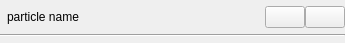
<?xml version="1.0" encoding="UTF-8"?>
<ui version="4.0">
 <class>hierarchylistitem</class>
 <widget class="QWidget" name="hierarchylistitem">
  <property name="geometry">
   <rect>
    <x>0</x>
    <y>0</y>
    <width>345</width>
    <height>43</height>
   </rect>
  </property>
  <property name="windowTitle">
   <string>Form</string>
  </property>
  <layout class="QVBoxLayout" name="verticalLayout">
   <property name="spacing">
    <number>0</number>
   </property>
   <property name="leftMargin">
    <number>0</number>
   </property>
   <property name="topMargin">
    <number>0</number>
   </property>
   <property name="rightMargin">
    <number>0</number>
   </property>
   <property name="bottomMargin">
    <number>0</number>
   </property>
   <item>
    <layout class="QHBoxLayout" name="horizontalLayout">
     <item>
      <widget class="QLabel" name="label">
       <property name="maximumSize">
        <size>
         <width>30</width>
         <height>30</height>
        </size>
       </property>
       <property name="text">
        <string/>
       </property>
       <property name="pixmap">
        <pixmap resource="../../res.qrc">:/img/project_no_image.png</pixmap>
       </property>
       <property name="scaledContents">
        <bool>true</bool>
       </property>
      </widget>
     </item>
     <item>
      <layout class="QHBoxLayout" name="horizontalLayout_2">
       <item>
        <widget class="QLabel" name="label_2">
         <property name="text">
          <string>particle name</string>
         </property>
        </widget>
       </item>
       <item>
        <layout class="QHBoxLayout" name="horizontalLayout_3">
         <item>
          <spacer name="horizontalSpacer">
           <property name="orientation">
            <enum>Qt::Horizontal</enum>
           </property>
           <property name="sizeHint" stdset="0">
            <size>
             <width>40</width>
             <height>20</height>
            </size>
           </property>
          </spacer>
         </item>
         <item>
          <widget class="QPushButton" name="pushButton">
           <property name="text">
            <string/>
           </property>
          </widget>
         </item>
         <item>
          <widget class="QPushButton" name="pushButton_2">
           <property name="text">
            <string/>
           </property>
          </widget>
         </item>
        </layout>
       </item>
      </layout>
     </item>
    </layout>
   </item>
   <item>
    <widget class="Line" name="line">
     <property name="orientation">
      <enum>Qt::Horizontal</enum>
     </property>
    </widget>
   </item>
  </layout>
 </widget>
 <resources>
  <include location="../../res.qrc"/>
 </resources>
 <connections/>
</ui>
